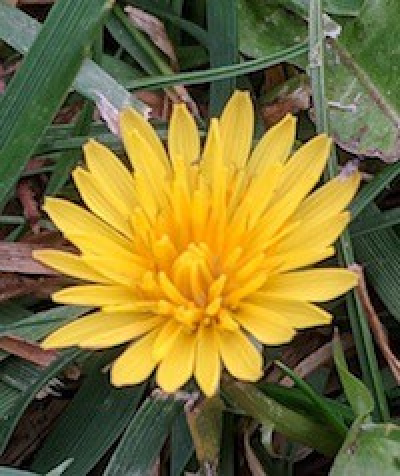
#> input picture lab_7/flower.png, 400 x 476 px
$ python thresholding.py
#> lines starting #> are read from the running program, lines starting #| are printed output that depends on the picture; after the words box and inside, x2 and y2 are one past the last pixel; in counts of white or black regions, pixels touching at a corner belong together
import cv2
import numpy as np
import matplotlib.pyplot as plt

# Load image in grayscale
image = cv2.imread('flower.png', cv2.IMREAD_GRAYSCALE)
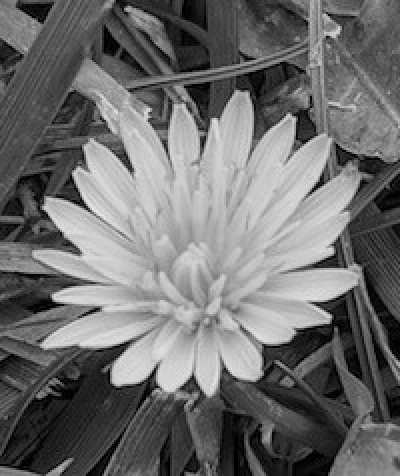
#> image: shape (476, 400); min 0, max 235, mean 109.3

# Apply simple thresholding
_, thresh_simple = cv2.threshold(image, 127, 255, cv2.THRESH_BINARY)
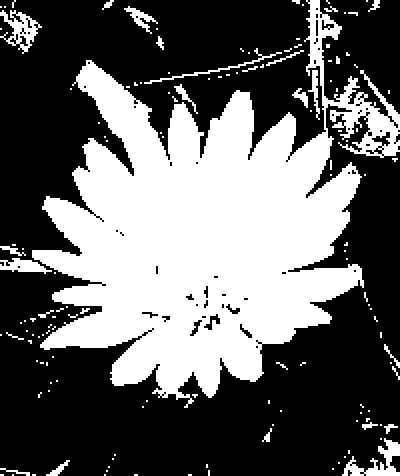
#> thresh_simple: shape (476, 400); 39.1% white; 142 white regions (109 under 20 px), largest, box (x1, y1, x2, y2) and area: (32, 0, 400, 408) 69364, (342, 438, 400, 476) 836, (0, 10, 42, 54) 736

# Apply adaptive mean thresholding
thresh_adaptive_mean = cv2.adaptiveThreshold(image, 255,
                                             cv2.ADAPTIVE_THRESH_MEAN_C,
                                             cv2.THRESH_BINARY, 11, 2)
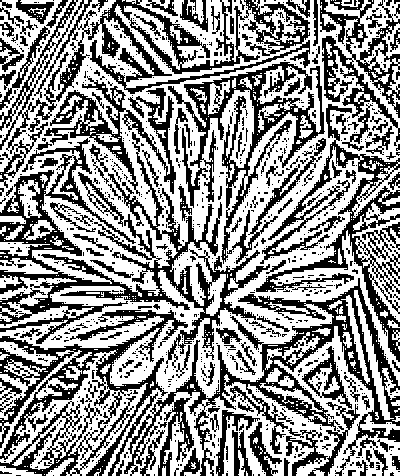
#> thresh_adaptive_mean: shape (476, 400); 56.9% white; 1085 black regions (947 under 20 px), largest, box (x1, y1, x2, y2) and area: (0, 278, 400, 476) 19817, (0, 132, 270, 368) 13167, (256, 104, 400, 362) 7017

# Apply adaptive Gaussian thresholding
thresh_adaptive_gaussian = cv2.adaptiveThreshold(image, 255,
                                                 cv2.ADAPTIVE_THRESH_GAUSSIAN_C,
                                                 cv2.THRESH_BINARY, 11, 2)
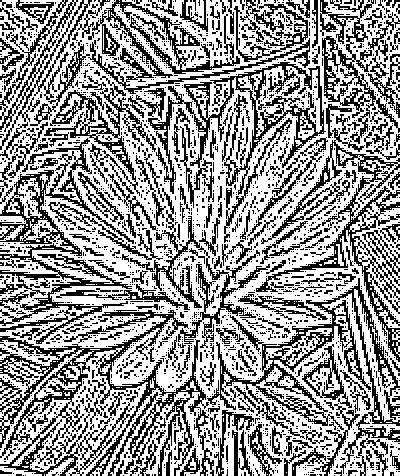
#> thresh_adaptive_gaussian: shape (476, 400); 59.8% white; black in thin lines or dots

# Apply Otsu’s binarization
_, thresh_otsu = cv2.threshold(image, 0, 255,
                               cv2.THRESH_BINARY + cv2.THRESH_OTSU)
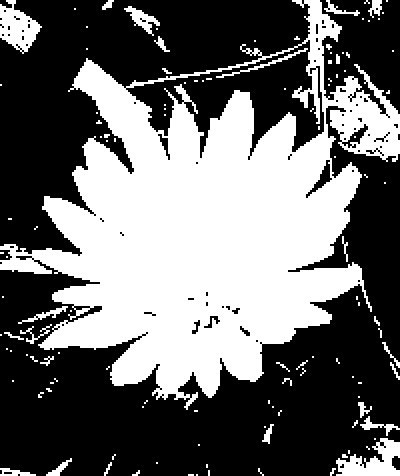
#> thresh_otsu: shape (476, 400); 42% white; 121 white regions (84 under 20 px), largest, box (x1, y1, x2, y2) and area: (0, 0, 400, 410) 73916, (336, 438, 400, 476) 1332, (0, 0, 42, 54) 1244

# Show results
plt.subplot(2, 2, 1), plt.imshow(thresh_simple, cmap='gray')
plt.title('Simple Thresholding')
plt.axis('off')

plt.subplot(2, 2, 2), plt.imshow(thresh_adaptive_mean, cmap='gray')
plt.title('Adaptive Mean Thresholding')
plt.axis('off')

plt.subplot(2, 2, 3), plt.imshow(thresh_adaptive_gaussian, cmap='gray')
plt.title('Adaptive Gaussian Thresholding')
plt.axis('off')

plt.subplot(2, 2, 4), plt.imshow(thresh_otsu, cmap='gray')
plt.title('Otsu’s Binarization')
plt.axis('off')

plt.tight_layout()
plt.show()

# _______________Additional example_______________

# Apply Gaussian blur before Otsu's binarization
blur = cv2.GaussianBlur(image, (5, 5), 0)
_, thresh_otsu_blur = cv2.threshold(blur, 0, 255,
                                    cv2.THRESH_BINARY + cv2.THRESH_OTSU)
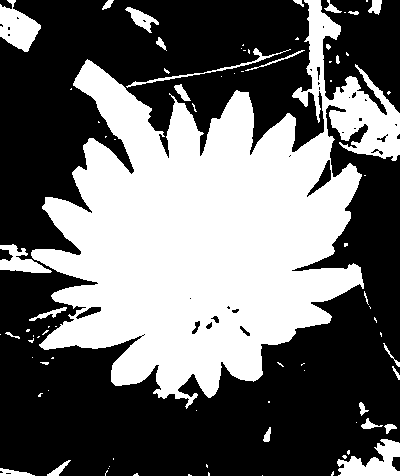
#> thresh_otsu_blur: shape (476, 400); 41.2% white; 83 white regions (56 under 20 px), largest, box (x1, y1, x2, y2) and area: (31, 0, 400, 409) 72471, (337, 439, 400, 476) 1272, (0, 0, 41, 52) 1244

# Show the result
plt.imshow(thresh_otsu_blur, cmap='gray')
plt.title('Otsu’s Binarization after Gaussian Blur')
plt.axis('off')
plt.show()
